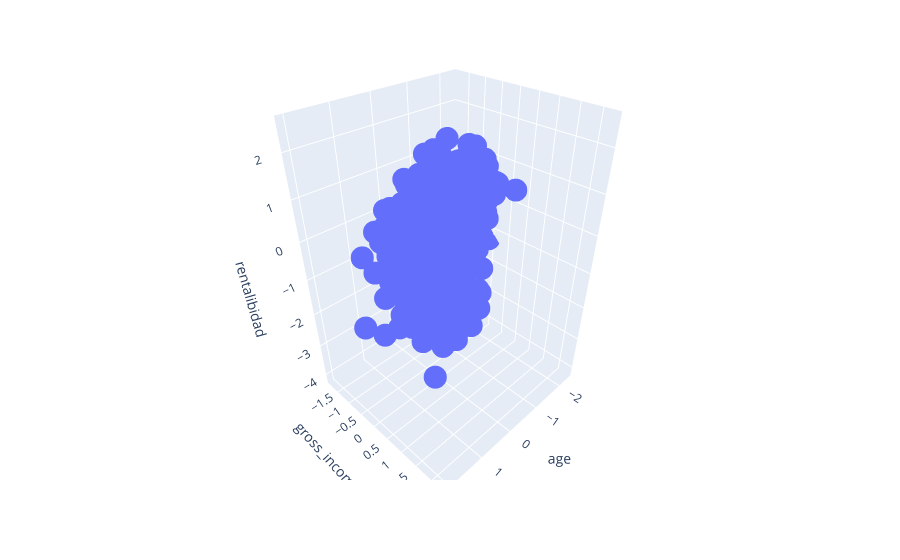

The notebook cell this image was saved under:
### Code cell
import plotly.express as px

fig = px.scatter_3d(clients_final_df_scaled, x='age', y='gross_income_Ks', z='rentalibidad')
fig.show()

### Figure 1 — Plotly figure (JSON) as saved in the notebook; plotly's stock layout.template omitted (floating-point values rounded to 4 significant figures; data arrays with more than 128 entries replaced by an {"elided": "..."} marker saying what was removed)
{"data": [{"hovertemplate": "age=%{x}<br>gross_income_Ks=%{y}<br>rentalibidad=%{z}<extra></extra>", "legendgroup": "", "marker": {"color": "#636efa", "symbol": "circle"}, "mode": "markers", "name": "", "scene": "scene", "showlegend": false, "type": "scatter3d", "x": {"elided": "1500 float values"}, "y": {"elided": "1500 float values"}, "z": {"elided": "1500 float values"}}], "layout": {"legend": {"tracegroupgap": 0}, "margin": {"t": 60}, "scene": {"domain": {"x": [0, 1], "y": [0, 1]}, "xaxis": {"title": {"text": "age"}}, "yaxis": {"title": {"text": "gross_income_Ks"}}, "zaxis": {"title": {"text": "rentalibidad"}}}}}
